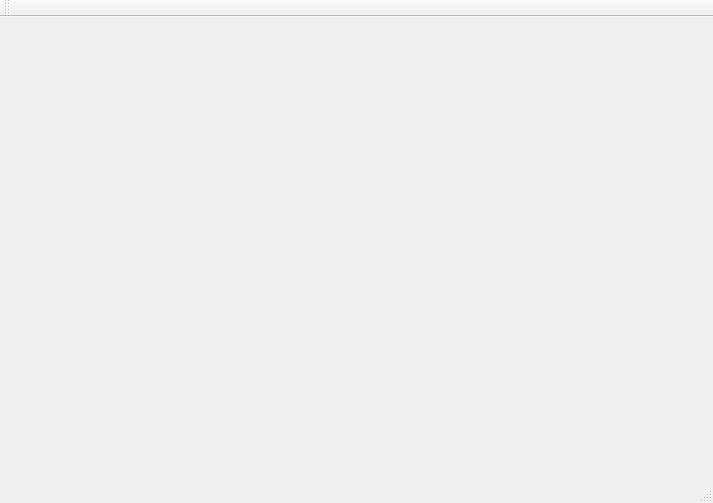
<?xml version="1.0" encoding="UTF-8"?>
<ui version="4.0">
 <class>MainWindow</class>
 <widget class="QMainWindow" name="MainWindow">
  <property name="geometry">
   <rect>
    <x>0</x>
    <y>0</y>
    <width>713</width>
    <height>503</height>
   </rect>
  </property>
  <property name="windowTitle">
   <string>MainWindow</string>
  </property>
  <widget class="QWidget" name="centralWidget"/>
  <widget class="QMenuBar" name="menuBar">
   <property name="geometry">
    <rect>
     <x>0</x>
     <y>0</y>
     <width>713</width>
     <height>21</height>
    </rect>
   </property>
  </widget>
  <widget class="QToolBar" name="mainToolBar">
   <attribute name="toolBarArea">
    <enum>TopToolBarArea</enum>
   </attribute>
   <attribute name="toolBarBreak">
    <bool>false</bool>
   </attribute>
  </widget>
  <widget class="QStatusBar" name="statusBar"/>
 </widget>
 <layoutdefault spacing="6" margin="11"/>
 <resources/>
 <connections/>
</ui>
